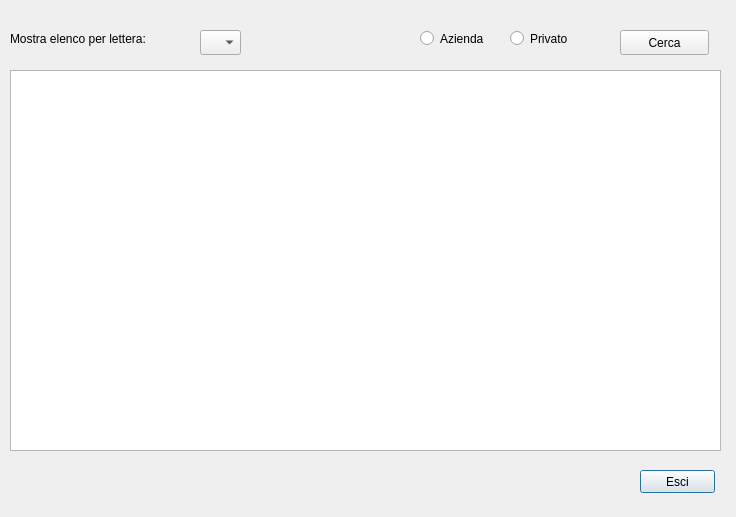
<?xml version="1.0" encoding="UTF-8"?>
<ui version="4.0">
 <class>ElencoTari</class>
 <widget class="QDialog" name="ElencoTari">
  <property name="geometry">
   <rect>
    <x>0</x>
    <y>0</y>
    <width>736</width>
    <height>517</height>
   </rect>
  </property>
  <property name="minimumSize">
   <size>
    <width>736</width>
    <height>517</height>
   </size>
  </property>
  <property name="maximumSize">
   <size>
    <width>736</width>
    <height>517</height>
   </size>
  </property>
  <property name="windowTitle">
   <string>Elenco utenze TARI</string>
  </property>
  <widget class="QPushButton" name="btnElencoEsci">
   <property name="geometry">
    <rect>
     <x>640</x>
     <y>470</y>
     <width>75</width>
     <height>23</height>
    </rect>
   </property>
   <property name="text">
    <string>Esci</string>
   </property>
  </widget>
  <widget class="QRadioButton" name="rBtnElencoAziende">
   <property name="geometry">
    <rect>
     <x>420</x>
     <y>30</y>
     <width>82</width>
     <height>17</height>
    </rect>
   </property>
   <property name="text">
    <string>Azienda</string>
   </property>
  </widget>
  <widget class="QRadioButton" name="rBtnElencoPrivato">
   <property name="geometry">
    <rect>
     <x>510</x>
     <y>30</y>
     <width>82</width>
     <height>17</height>
    </rect>
   </property>
   <property name="text">
    <string>Privato</string>
   </property>
  </widget>
  <widget class="QTableView" name="tblElencoTari">
   <property name="geometry">
    <rect>
     <x>10</x>
     <y>70</y>
     <width>711</width>
     <height>381</height>
    </rect>
   </property>
   <property name="selectionMode">
    <enum>QAbstractItemView::SingleSelection</enum>
   </property>
   <property name="selectionBehavior">
    <enum>QAbstractItemView::SelectRows</enum>
   </property>
   <attribute name="verticalHeaderVisible">
    <bool>false</bool>
   </attribute>
  </widget>
  <widget class="QComboBox" name="comboBoxLettera">
   <property name="geometry">
    <rect>
     <x>200</x>
     <y>30</y>
     <width>41</width>
     <height>25</height>
    </rect>
   </property>
   <item>
    <property name="text">
     <string/>
    </property>
   </item>
   <item>
    <property name="text">
     <string>A</string>
    </property>
   </item>
   <item>
    <property name="text">
     <string>B</string>
    </property>
   </item>
   <item>
    <property name="text">
     <string>C</string>
    </property>
   </item>
   <item>
    <property name="text">
     <string>D</string>
    </property>
   </item>
   <item>
    <property name="text">
     <string>E</string>
    </property>
   </item>
   <item>
    <property name="text">
     <string>F</string>
    </property>
   </item>
   <item>
    <property name="text">
     <string>G</string>
    </property>
   </item>
   <item>
    <property name="text">
     <string>H</string>
    </property>
   </item>
   <item>
    <property name="text">
     <string>I</string>
    </property>
   </item>
   <item>
    <property name="text">
     <string>J</string>
    </property>
   </item>
   <item>
    <property name="text">
     <string>K</string>
    </property>
   </item>
   <item>
    <property name="text">
     <string>L</string>
    </property>
   </item>
   <item>
    <property name="text">
     <string>M</string>
    </property>
   </item>
   <item>
    <property name="text">
     <string>N</string>
    </property>
   </item>
   <item>
    <property name="text">
     <string>O</string>
    </property>
   </item>
   <item>
    <property name="text">
     <string>P</string>
    </property>
   </item>
   <item>
    <property name="text">
     <string>Q</string>
    </property>
   </item>
   <item>
    <property name="text">
     <string>R</string>
    </property>
   </item>
   <item>
    <property name="text">
     <string>S</string>
    </property>
   </item>
   <item>
    <property name="text">
     <string>T</string>
    </property>
   </item>
   <item>
    <property name="text">
     <string>U</string>
    </property>
   </item>
   <item>
    <property name="text">
     <string>V</string>
    </property>
   </item>
   <item>
    <property name="text">
     <string>W</string>
    </property>
   </item>
   <item>
    <property name="text">
     <string>X</string>
    </property>
   </item>
   <item>
    <property name="text">
     <string>Y</string>
    </property>
   </item>
   <item>
    <property name="text">
     <string>Z</string>
    </property>
   </item>
  </widget>
  <widget class="QLabel" name="lblLettera">
   <property name="geometry">
    <rect>
     <x>10</x>
     <y>30</y>
     <width>201</width>
     <height>17</height>
    </rect>
   </property>
   <property name="text">
    <string>Mostra elenco per lettera:</string>
   </property>
  </widget>
  <widget class="QPushButton" name="btnCerca">
   <property name="geometry">
    <rect>
     <x>620</x>
     <y>30</y>
     <width>89</width>
     <height>25</height>
    </rect>
   </property>
   <property name="text">
    <string>Cerca</string>
   </property>
  </widget>
 </widget>
 <resources/>
 <connections/>
</ui>
